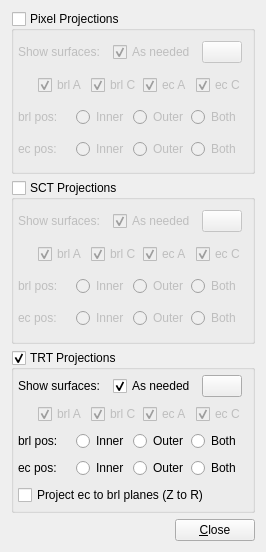
<ui version="4.0" >
 <class>VP1GuidesSysSettingsIDProjSurfsForm</class>
 <widget class="QWidget" name="VP1GuidesSysSettingsIDProjSurfsForm" >
  <property name="geometry" >
   <rect>
    <x>0</x>
    <y>0</y>
    <width>266</width>
    <height>552</height>
   </rect>
  </property>
  <property name="windowTitle" >
   <string>Form</string>
  </property>
  <layout class="QVBoxLayout" >
   <item>
    <widget class="QGroupBox" name="groupBox_pixelproj" >
     <property name="title" >
      <string>Pixel Projections</string>
     </property>
     <property name="checkable" >
      <bool>true</bool>
     </property>
     <property name="checked" >
      <bool>false</bool>
     </property>
     <layout class="QGridLayout" >
      <property name="leftMargin" >
       <number>4</number>
      </property>
      <property name="topMargin" >
       <number>4</number>
      </property>
      <property name="rightMargin" >
       <number>4</number>
      </property>
      <property name="bottomMargin" >
       <number>4</number>
      </property>
      <item row="0" column="0" >
       <layout class="QHBoxLayout" >
        <item>
         <widget class="QLabel" name="label_19" >
          <property name="text" >
           <string>Show surfaces:  </string>
          </property>
         </widget>
        </item>
        <item>
         <widget class="QCheckBox" name="checkBox_pixelprojsurf_parts_asneeded" >
          <property name="text" >
           <string>As needed</string>
          </property>
          <property name="checked" >
           <bool>true</bool>
          </property>
         </widget>
        </item>
        <item>
         <widget class="VP1MaterialButton" name="pushButton_projsurfmaterial_pixel" >
          <property name="text" >
           <string/>
          </property>
         </widget>
        </item>
       </layout>
      </item>
      <item row="0" column="1" >
       <spacer>
        <property name="orientation" >
         <enum>Qt::Horizontal</enum>
        </property>
        <property name="sizeType" >
         <enum>QSizePolicy::Preferred</enum>
        </property>
        <property name="sizeHint" >
         <size>
          <width>1</width>
          <height>20</height>
         </size>
        </property>
       </spacer>
      </item>
      <item row="1" column="0" colspan="2" >
       <layout class="QHBoxLayout" >
        <property name="spacing" >
         <number>0</number>
        </property>
        <property name="leftMargin" >
         <number>20</number>
        </property>
        <item>
         <widget class="QCheckBox" name="checkBox_pixelprojsurf_parts_barrelA" >
          <property name="enabled" >
           <bool>false</bool>
          </property>
          <property name="text" >
           <string>brl A</string>
          </property>
          <property name="checked" >
           <bool>true</bool>
          </property>
         </widget>
        </item>
        <item>
         <widget class="QCheckBox" name="checkBox_pixelprojsurf_parts_barrelC" >
          <property name="enabled" >
           <bool>false</bool>
          </property>
          <property name="text" >
           <string>brl C</string>
          </property>
          <property name="checked" >
           <bool>true</bool>
          </property>
         </widget>
        </item>
        <item>
         <widget class="QCheckBox" name="checkBox_pixelprojsurf_parts_endcapA" >
          <property name="enabled" >
           <bool>false</bool>
          </property>
          <property name="text" >
           <string>ec A</string>
          </property>
          <property name="checked" >
           <bool>true</bool>
          </property>
         </widget>
        </item>
        <item>
         <widget class="QCheckBox" name="checkBox_pixelprojsurf_parts_endcapC" >
          <property name="enabled" >
           <bool>false</bool>
          </property>
          <property name="text" >
           <string>ec C</string>
          </property>
          <property name="checked" >
           <bool>true</bool>
          </property>
         </widget>
        </item>
       </layout>
      </item>
      <item row="2" column="0" colspan="2" >
       <layout class="QHBoxLayout" >
        <property name="spacing" >
         <number>0</number>
        </property>
        <item>
         <widget class="QLabel" name="label_20" >
          <property name="text" >
           <string>brl pos:  </string>
          </property>
         </widget>
        </item>
        <item>
         <widget class="QRadioButton" name="radioButton_pixelprojsurf_barrel_inner" >
          <property name="text" >
           <string>Inner</string>
          </property>
         </widget>
        </item>
        <item>
         <widget class="QRadioButton" name="radioButton_pixelprojsurf_barrel_outer" >
          <property name="text" >
           <string>Outer</string>
          </property>
         </widget>
        </item>
        <item>
         <widget class="QRadioButton" name="radioButton_pixelprojsurf_barrel_both" >
          <property name="text" >
           <string>Both</string>
          </property>
         </widget>
        </item>
       </layout>
      </item>
      <item row="3" column="0" colspan="2" >
       <layout class="QHBoxLayout" >
        <property name="spacing" >
         <number>0</number>
        </property>
        <item>
         <widget class="QLabel" name="label_21" >
          <property name="text" >
           <string>ec pos:   </string>
          </property>
         </widget>
        </item>
        <item>
         <widget class="QRadioButton" name="radioButton_pixelprojsurf_endcap_inner" >
          <property name="text" >
           <string>Inner</string>
          </property>
         </widget>
        </item>
        <item>
         <widget class="QRadioButton" name="radioButton_pixelprojsurf_endcap_outer" >
          <property name="text" >
           <string>Outer</string>
          </property>
         </widget>
        </item>
        <item>
         <widget class="QRadioButton" name="radioButton_pixelprojsurf_endcap_both" >
          <property name="text" >
           <string>Both</string>
          </property>
         </widget>
        </item>
       </layout>
      </item>
     </layout>
    </widget>
   </item>
   <item>
    <widget class="QGroupBox" name="groupBox_sctproj" >
     <property name="title" >
      <string>SCT Projections</string>
     </property>
     <property name="checkable" >
      <bool>true</bool>
     </property>
     <property name="checked" >
      <bool>false</bool>
     </property>
     <layout class="QGridLayout" >
      <property name="leftMargin" >
       <number>4</number>
      </property>
      <property name="topMargin" >
       <number>4</number>
      </property>
      <property name="rightMargin" >
       <number>4</number>
      </property>
      <property name="bottomMargin" >
       <number>4</number>
      </property>
      <item row="0" column="0" >
       <layout class="QHBoxLayout" >
        <item>
         <widget class="QLabel" name="label_15" >
          <property name="text" >
           <string>Show surfaces:  </string>
          </property>
         </widget>
        </item>
        <item>
         <widget class="QCheckBox" name="checkBox_sctprojsurf_parts_asneeded" >
          <property name="text" >
           <string>As needed</string>
          </property>
          <property name="checked" >
           <bool>true</bool>
          </property>
         </widget>
        </item>
        <item>
         <widget class="VP1MaterialButton" name="pushButton_projsurfmaterial_sct" >
          <property name="text" >
           <string/>
          </property>
         </widget>
        </item>
       </layout>
      </item>
      <item row="0" column="1" >
       <spacer>
        <property name="orientation" >
         <enum>Qt::Horizontal</enum>
        </property>
        <property name="sizeType" >
         <enum>QSizePolicy::Preferred</enum>
        </property>
        <property name="sizeHint" >
         <size>
          <width>1</width>
          <height>20</height>
         </size>
        </property>
       </spacer>
      </item>
      <item row="1" column="0" colspan="2" >
       <layout class="QHBoxLayout" >
        <property name="spacing" >
         <number>0</number>
        </property>
        <property name="leftMargin" >
         <number>20</number>
        </property>
        <item>
         <widget class="QCheckBox" name="checkBox_sctprojsurf_parts_barrelA" >
          <property name="enabled" >
           <bool>false</bool>
          </property>
          <property name="text" >
           <string>brl A</string>
          </property>
          <property name="checked" >
           <bool>true</bool>
          </property>
         </widget>
        </item>
        <item>
         <widget class="QCheckBox" name="checkBox_sctprojsurf_parts_barrelC" >
          <property name="enabled" >
           <bool>false</bool>
          </property>
          <property name="text" >
           <string>brl C</string>
          </property>
          <property name="checked" >
           <bool>true</bool>
          </property>
         </widget>
        </item>
        <item>
         <widget class="QCheckBox" name="checkBox_sctprojsurf_parts_endcapA" >
          <property name="enabled" >
           <bool>false</bool>
          </property>
          <property name="text" >
           <string>ec A</string>
          </property>
          <property name="checked" >
           <bool>true</bool>
          </property>
         </widget>
        </item>
        <item>
         <widget class="QCheckBox" name="checkBox_sctprojsurf_parts_endcapC" >
          <property name="enabled" >
           <bool>false</bool>
          </property>
          <property name="text" >
           <string>ec C</string>
          </property>
          <property name="checked" >
           <bool>true</bool>
          </property>
         </widget>
        </item>
       </layout>
      </item>
      <item row="2" column="0" colspan="2" >
       <layout class="QHBoxLayout" >
        <property name="spacing" >
         <number>0</number>
        </property>
        <item>
         <widget class="QLabel" name="label_17" >
          <property name="text" >
           <string>brl pos:  </string>
          </property>
         </widget>
        </item>
        <item>
         <widget class="QRadioButton" name="radioButton_sctprojsurf_barrel_inner" >
          <property name="text" >
           <string>Inner</string>
          </property>
         </widget>
        </item>
        <item>
         <widget class="QRadioButton" name="radioButton_sctprojsurf_barrel_outer" >
          <property name="text" >
           <string>Outer</string>
          </property>
         </widget>
        </item>
        <item>
         <widget class="QRadioButton" name="radioButton_sctprojsurf_barrel_both" >
          <property name="text" >
           <string>Both</string>
          </property>
         </widget>
        </item>
       </layout>
      </item>
      <item row="3" column="0" colspan="2" >
       <layout class="QHBoxLayout" >
        <property name="spacing" >
         <number>0</number>
        </property>
        <item>
         <widget class="QLabel" name="label_18" >
          <property name="text" >
           <string>ec pos:   </string>
          </property>
         </widget>
        </item>
        <item>
         <widget class="QRadioButton" name="radioButton_sctprojsurf_endcap_inner" >
          <property name="text" >
           <string>Inner</string>
          </property>
         </widget>
        </item>
        <item>
         <widget class="QRadioButton" name="radioButton_sctprojsurf_endcap_outer" >
          <property name="text" >
           <string>Outer</string>
          </property>
         </widget>
        </item>
        <item>
         <widget class="QRadioButton" name="radioButton_sctprojsurf_endcap_both" >
          <property name="text" >
           <string>Both</string>
          </property>
         </widget>
        </item>
       </layout>
      </item>
     </layout>
    </widget>
   </item>
   <item>
    <widget class="QGroupBox" name="groupBox_trtproj" >
     <property name="title" >
      <string>TRT Projections</string>
     </property>
     <property name="checkable" >
      <bool>true</bool>
     </property>
     <layout class="QGridLayout" >
      <property name="leftMargin" >
       <number>4</number>
      </property>
      <property name="topMargin" >
       <number>4</number>
      </property>
      <property name="rightMargin" >
       <number>4</number>
      </property>
      <property name="bottomMargin" >
       <number>4</number>
      </property>
      <item row="0" column="0" colspan="2" >
       <layout class="QHBoxLayout" >
        <item>
         <widget class="QLabel" name="label_14" >
          <property name="text" >
           <string>Show surfaces:  </string>
          </property>
         </widget>
        </item>
        <item>
         <widget class="QCheckBox" name="checkBox_trtprojsurf_parts_asneeded" >
          <property name="text" >
           <string>As needed</string>
          </property>
          <property name="checked" >
           <bool>true</bool>
          </property>
         </widget>
        </item>
        <item>
         <widget class="VP1MaterialButton" name="pushButton_projsurfmaterial_trt" >
          <property name="text" >
           <string/>
          </property>
         </widget>
        </item>
       </layout>
      </item>
      <item row="0" column="2" >
       <spacer>
        <property name="orientation" >
         <enum>Qt::Horizontal</enum>
        </property>
        <property name="sizeType" >
         <enum>QSizePolicy::Preferred</enum>
        </property>
        <property name="sizeHint" >
         <size>
          <width>1</width>
          <height>20</height>
         </size>
        </property>
       </spacer>
      </item>
      <item row="1" column="0" colspan="3" >
       <layout class="QHBoxLayout" >
        <property name="spacing" >
         <number>0</number>
        </property>
        <property name="leftMargin" >
         <number>20</number>
        </property>
        <item>
         <widget class="QCheckBox" name="checkBox_trtprojsurf_parts_barrelA" >
          <property name="enabled" >
           <bool>false</bool>
          </property>
          <property name="text" >
           <string>brl A</string>
          </property>
          <property name="checked" >
           <bool>true</bool>
          </property>
         </widget>
        </item>
        <item>
         <widget class="QCheckBox" name="checkBox_trtprojsurf_parts_barrelC" >
          <property name="enabled" >
           <bool>false</bool>
          </property>
          <property name="text" >
           <string>brl C</string>
          </property>
          <property name="checked" >
           <bool>true</bool>
          </property>
         </widget>
        </item>
        <item>
         <widget class="QCheckBox" name="checkBox_trtprojsurf_parts_endcapA" >
          <property name="enabled" >
           <bool>false</bool>
          </property>
          <property name="text" >
           <string>ec A</string>
          </property>
          <property name="checked" >
           <bool>true</bool>
          </property>
         </widget>
        </item>
        <item>
         <widget class="QCheckBox" name="checkBox_trtprojsurf_parts_endcapC" >
          <property name="enabled" >
           <bool>false</bool>
          </property>
          <property name="text" >
           <string>ec C</string>
          </property>
          <property name="checked" >
           <bool>true</bool>
          </property>
         </widget>
        </item>
       </layout>
      </item>
      <item row="2" column="0" colspan="3" >
       <layout class="QHBoxLayout" >
        <property name="spacing" >
         <number>0</number>
        </property>
        <item>
         <widget class="QLabel" name="label_13" >
          <property name="text" >
           <string>brl pos:  </string>
          </property>
         </widget>
        </item>
        <item>
         <widget class="QRadioButton" name="radioButton_trtprojsurf_barrel_inner" >
          <property name="text" >
           <string>Inner</string>
          </property>
         </widget>
        </item>
        <item>
         <widget class="QRadioButton" name="radioButton_trtprojsurf_barrel_outer" >
          <property name="text" >
           <string>Outer</string>
          </property>
         </widget>
        </item>
        <item>
         <widget class="QRadioButton" name="radioButton_trtprojsurf_barrel_both" >
          <property name="text" >
           <string>Both</string>
          </property>
         </widget>
        </item>
       </layout>
      </item>
      <item row="3" column="0" colspan="3" >
       <layout class="QHBoxLayout" >
        <property name="spacing" >
         <number>0</number>
        </property>
        <item>
         <widget class="QLabel" name="label_16" >
          <property name="text" >
           <string>ec pos:   </string>
          </property>
         </widget>
        </item>
        <item>
         <widget class="QRadioButton" name="radioButton_trtprojsurf_endcap_inner" >
          <property name="text" >
           <string>Inner</string>
          </property>
         </widget>
        </item>
        <item>
         <widget class="QRadioButton" name="radioButton_trtprojsurf_endcap_outer" >
          <property name="text" >
           <string>Outer</string>
          </property>
         </widget>
        </item>
        <item>
         <widget class="QRadioButton" name="radioButton_trtprojsurf_endcap_both" >
          <property name="text" >
           <string>Both</string>
          </property>
         </widget>
        </item>
       </layout>
      </item>
      <item row="4" column="0" >
       <widget class="QCheckBox" name="checkBox_trtprojsurf_z2r" >
        <property name="text" >
         <string>Project ec to brl planes (Z to R)</string>
        </property>
       </widget>
      </item>
      <item row="4" column="1" colspan="2" >
       <spacer>
        <property name="orientation" >
         <enum>Qt::Horizontal</enum>
        </property>
        <property name="sizeType" >
         <enum>QSizePolicy::Preferred</enum>
        </property>
        <property name="sizeHint" >
         <size>
          <width>1</width>
          <height>20</height>
         </size>
        </property>
       </spacer>
      </item>
     </layout>
    </widget>
   </item>
   <item>
    <layout class="QHBoxLayout" >
     <property name="spacing" >
      <number>0</number>
     </property>
     <item>
      <spacer>
       <property name="orientation" >
        <enum>Qt::Horizontal</enum>
       </property>
       <property name="sizeHint" >
        <size>
         <width>1</width>
         <height>5</height>
        </size>
       </property>
      </spacer>
     </item>
     <item>
      <widget class="QPushButton" name="pushButton_close" >
       <property name="text" >
        <string>&amp;Close</string>
       </property>
      </widget>
     </item>
    </layout>
   </item>
  </layout>
 </widget>
 <customwidgets>
  <customwidget>
   <class>VP1MaterialButton</class>
   <extends>QPushButton</extends>
   <header>VP1Base/VP1MaterialButton.h</header>
  </customwidget>
 </customwidgets>
 <resources/>
 <connections/>
</ui>
